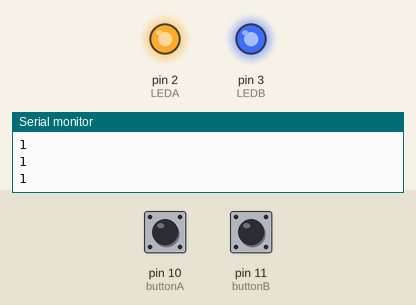
A sketch run on a simulated Arduino Uno, built with avr-gcc and run on an emulated ATmega328P. Shown: output pins drawn as LEDs (lit = HIGH), the last lines printed to the serial monitor. Inputs (shaded band) come from the test bench; at power-on: pin 10 (buttonA) HIGH, pin 11 (buttonB) HIGH.

Above: at 1.2 s.
1.3 s: pin 10 (buttonA) pulled LOW for 0.15 s
At 1.37 s:
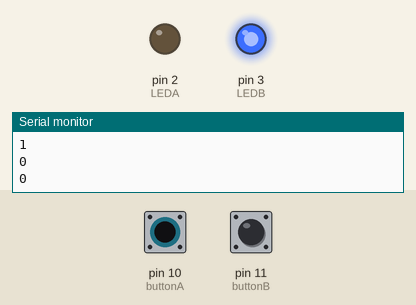
2.9 s: pin 11 (buttonB) pulled LOW for 0.15 s
At 3.7 s:
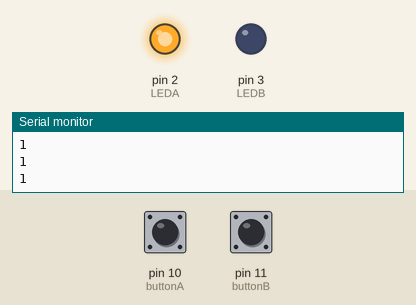
5.5 s: pin 11 (buttonB) pulled LOW for 3.2 s
At 9.5 s:
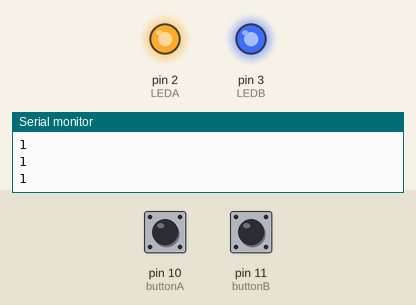
10.5 s: pin 10 (buttonA) pulled LOW for 3.2 s
At 11.8 s:
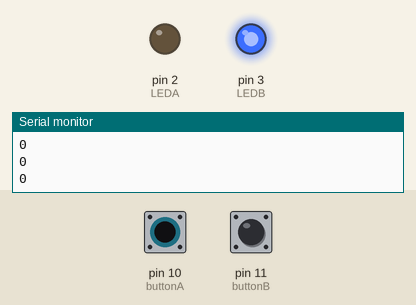
15.2 s: pin 10 (buttonA) driven LOW and pin 11 (buttonB) driven LOW
At 17.3 s:
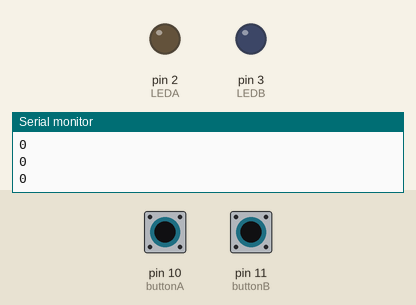
Timing chart, 0 to 18.5 s (numbered marks = the images above; inputs shaded):
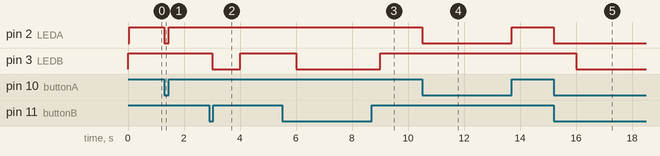

Measured:
- after the input at 1.3 s, pin 2 (LEDA): HIGH → LOW at once, → HIGH 0.15 s later
- after the input at 2.9 s, pin 3 (LEDB): HIGH → LOW after 0.10 s, → HIGH 1.0 s later
- after the input at 5.5 s, pin 3 (LEDB): HIGH → LOW after 0.50 s, → HIGH 3.0 s later
- after the input at 10.5 s, pin 2 (LEDA): HIGH → LOW at once, → HIGH 3.2 s later
- after the input at 15.2 s, pin 2 (LEDA): HIGH → LOW at once; pin 3 (LEDB): HIGH → LOW after 0.80 s

The sketch:

Task3-1.ino
```cpp
#include <TimerOne.h>
volatile int timercount = 0;
const int buttonA = 10;
const int buttonB = 11;
const int LEDA = 2;
const int LEDB = 3;
volatile int A = 0;
int B = 0;

void timer_int(){
  ++timercount;
  A = digitalRead(buttonA);
  Serial.println(A);

  if(A == 0){
    digitalWrite(LEDA, LOW);
  }
  else{
    digitalWrite(LEDA, HIGH);
  }
}


void setup() {
  Serial.begin(9600);
  Timer1.initialize(50000);
  Timer1.attachInterrupt(timer_int);
  pinMode(LEDA, OUTPUT);
  pinMode(LEDB, OUTPUT);
  pinMode(buttonA, INPUT);
  pinMode(buttonB, INPUT);

}

void loop() {
  Serial.println(timercount);

  B = digitalRead(buttonB);
  //Serial.println(B);
  if(B == 0){
    digitalWrite(LEDB, LOW);
  }
  else{
    digitalWrite(LEDB, HIGH);
  }

  delay(1000);
}
```
